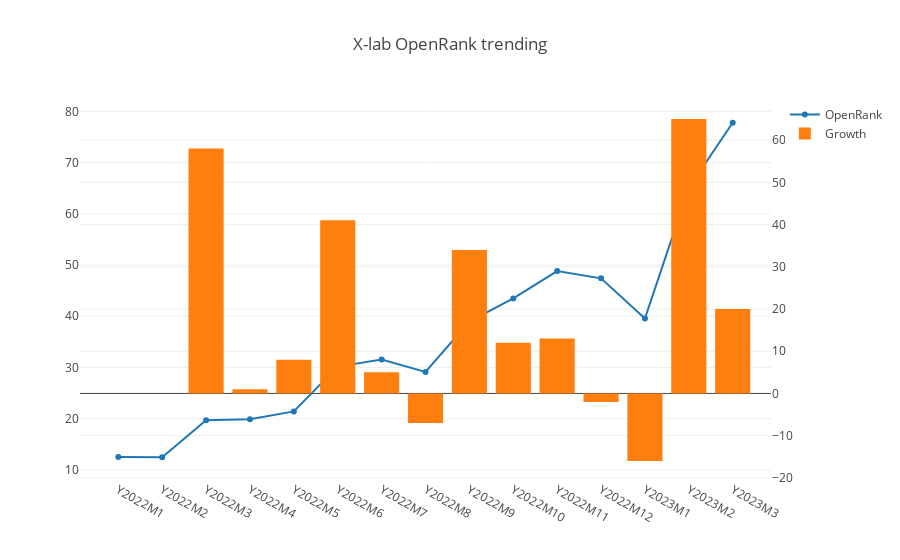

Notebook code cell kept with this figure:
### Markdown cell above
## Overview

This part is the history OpenRank trending of all projects in X-lab community.

### Code cell
openDigger.index.openrank.getRepoOpenrank({
    repoIds: [288431943, 470364208, 467768946, 461374162, 471252840, 477937218, 428629051, 262909684, 221379769, 259035151, 358757145, 502755745, 508325123, 533339106, 572845686, 584603594 ],
    startYear, startMonth,
    endYear, endMonth, percision: 2,
    groupTimeRange: 'month', limit: -1, order: 'DESC',
}).then(data => {
    var x = [], v = [], g = []; g.push(0);
    forEveryMonth((y, m, index) => {
        var key = `Y${y}M${m}`;
        x.push(key); v.push(0);
        data.forEach(row => { v[index] += (row.openrank[index] ? row.openrank[index] : 0); row[key] = row.openrank[index] ? row.openrank[index] : 0; });
        if (index > 0) g.push(Math.ceil((v[index]-v[index-1])*100/v[index-1]));
    });
    data.forEach(row => { delete row.openrank; delete row.org; });
    console.table(data);
    openDigger.render.plotly([
        { x, y: v, type: 'scatter', name: 'OpenRank' },
        { x, y: g, type: 'bar', yaxis: 'y2', name: 'Growth'}
    ], {
        title: 'X-lab OpenRank trending',
        yaxis2: { overlaying: 'y', side: 'right' }
    });
    console.log(`2022.7 based growth: ${v.map(i => (i/v[6]).toFixed(2))}`);
    fs.writeFileSync('all_data.json', JSON.stringify(data));
});

### Figure 1 — Plotly figure (JSON) as saved in the notebook; plotly's stock layout.template omitted (floating-point values rounded to 4 significant figures)
{"data": [{"name": "OpenRank", "type": "scatter", "x": ["Y2022M1", "Y2022M2", "Y2022M3", "Y2022M4", "Y2022M5", "Y2022M6", "Y2022M7", "Y2022M8", "Y2022M9", "Y2022M10", "Y2022M11", "Y2022M12", "Y2023M1", "Y2023M2", "Y2023M3"], "y": [12.53, 12.47, 19.7, 19.88, 21.42, 30.16, 31.55, 29.12, 38.96, 43.48, 48.82, 47.4, 39.54, 65.07, 77.77]}, {"name": "Growth", "type": "bar", "x": ["Y2022M1", "Y2022M2", "Y2022M3", "Y2022M4", "Y2022M5", "Y2022M6", "Y2022M7", "Y2022M8", "Y2022M9", "Y2022M10", "Y2022M11", "Y2022M12", "Y2023M1", "Y2023M2", "Y2023M3"], "y": [0, 0, 58, 1, 8, 41, 5, -7, 34, 12, 13, -2, -16, 65, 20], "yaxis": "y2"}], "layout": {"autosize": true, "title": {"text": "X-lab OpenRank trending"}, "xaxis": {"autorange": true, "range": [-0.8352, 14.84], "type": "category"}, "yaxis": {"autorange": true, "range": [7.081, 83.16], "type": "linear"}, "yaxis2": {"autorange": true, "overlaying": "y", "range": [-20.5, 69.5], "side": "right", "type": "linear"}}}
